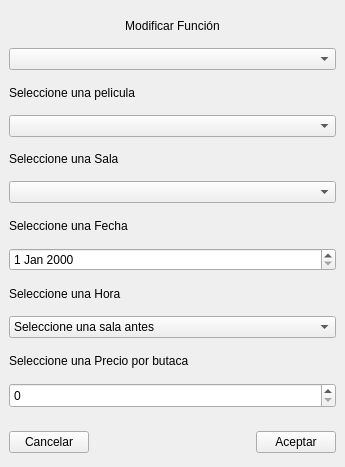
<?xml version="1.0" encoding="UTF-8"?>
<ui version="4.0">
 <class>Form</class>
 <widget class="QWidget" name="Form">
  <property name="geometry">
   <rect>
    <x>0</x>
    <y>0</y>
    <width>345</width>
    <height>467</height>
   </rect>
  </property>
  <property name="windowTitle">
   <string>ModificarFuncion</string>
  </property>
  <layout class="QVBoxLayout" name="verticalLayout">
   <property name="spacing">
    <number>0</number>
   </property>
   <property name="leftMargin">
    <number>0</number>
   </property>
   <property name="topMargin">
    <number>0</number>
   </property>
   <property name="rightMargin">
    <number>0</number>
   </property>
   <property name="bottomMargin">
    <number>0</number>
   </property>
   <item>
    <widget class="QWidget" name="ModificarFuncion" native="true">
     <property name="styleSheet">
      <string notr="true">font: 12pt &quot;MS Shell Dlg 2&quot;;</string>
     </property>
     <layout class="QVBoxLayout" name="verticalLayout_2">
      <property name="spacing">
       <number>0</number>
      </property>
      <property name="leftMargin">
       <number>0</number>
      </property>
      <property name="topMargin">
       <number>0</number>
      </property>
      <property name="rightMargin">
       <number>0</number>
      </property>
      <property name="bottomMargin">
       <number>0</number>
      </property>
      <item>
       <widget class="QWidget" name="widget_2" native="true">
        <layout class="QVBoxLayout" name="verticalLayout_3">
         <item>
          <widget class="QLabel" name="label">
           <property name="styleSheet">
            <string notr="true">font: 16pt &quot;MS Shell Dlg 2&quot;;</string>
           </property>
           <property name="text">
            <string>Modificar Función</string>
           </property>
           <property name="alignment">
            <set>Qt::AlignCenter</set>
           </property>
          </widget>
         </item>
         <item>
          <widget class="QComboBox" name="comboBox_funciones"/>
         </item>
         <item>
          <widget class="QLabel" name="label_2">
           <property name="text">
            <string>Seleccione una pelicula</string>
           </property>
          </widget>
         </item>
         <item>
          <widget class="QComboBox" name="comboBox_pelicula"/>
         </item>
         <item>
          <widget class="QLabel" name="label_3">
           <property name="text">
            <string>Seleccione una Sala</string>
           </property>
          </widget>
         </item>
         <item>
          <widget class="QComboBox" name="comboBox_sala"/>
         </item>
         <item>
          <widget class="QLabel" name="label_4">
           <property name="text">
            <string>Seleccione una Fecha</string>
           </property>
          </widget>
         </item>
         <item>
          <widget class="QDateEdit" name="Fecha"/>
         </item>
         <item>
          <widget class="QLabel" name="label_5">
           <property name="text">
            <string>Seleccione una Hora </string>
           </property>
          </widget>
         </item>
         <item>
          <widget class="QComboBox" name="comboBox_Hora">
           <item>
            <property name="text">
             <string>Seleccione una sala antes</string>
            </property>
           </item>
          </widget>
         </item>
         <item>
          <widget class="QLabel" name="label_6">
           <property name="text">
            <string>Seleccione una Precio por butaca</string>
           </property>
          </widget>
         </item>
         <item>
          <widget class="QSpinBox" name="Precio">
           <property name="minimumSize">
            <size>
             <width>25</width>
             <height>25</height>
            </size>
           </property>
           <property name="maximum">
            <number>999999999</number>
           </property>
          </widget>
         </item>
        </layout>
       </widget>
      </item>
      <item>
       <widget class="QWidget" name="widget_3" native="true">
        <property name="maximumSize">
         <size>
          <width>16777215</width>
          <height>50</height>
         </size>
        </property>
        <layout class="QHBoxLayout" name="horizontalLayout_2">
         <item>
          <layout class="QHBoxLayout" name="horizontalLayout">
           <item>
            <widget class="QPushButton" name="btn_cancelar">
             <property name="text">
              <string>Cancelar</string>
             </property>
            </widget>
           </item>
           <item>
            <spacer name="horizontalSpacer">
             <property name="orientation">
              <enum>Qt::Horizontal</enum>
             </property>
             <property name="sizeHint" stdset="0">
              <size>
               <width>40</width>
               <height>20</height>
              </size>
             </property>
            </spacer>
           </item>
           <item>
            <widget class="QPushButton" name="btn_aceptar">
             <property name="text">
              <string>Aceptar</string>
             </property>
            </widget>
           </item>
          </layout>
         </item>
        </layout>
       </widget>
      </item>
     </layout>
    </widget>
   </item>
  </layout>
 </widget>
 <resources/>
 <connections/>
</ui>
